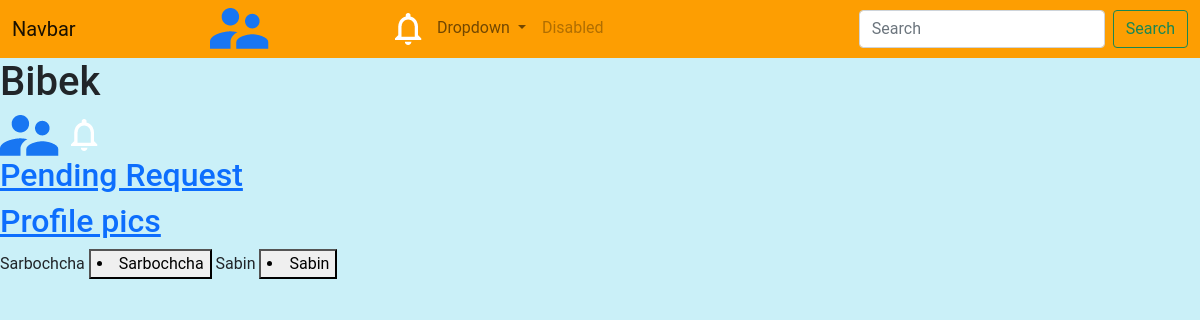
Page / (signed in) on the committed database.
### myapp/models.py (models this page shows, shortened)
class Profile(models.Model):
    first_name = models.CharField(max_length=100,blank=True)
    last_name = models.CharField(max_length=100,blank=True)
    user = models.OneToOneField(MyUser,on_delete=models.CASCADE,default='')
    bio = models.TextField(default='',blank=True,null=True)
    friends = models.ManyToManyField(MyUser,related_name = 'user_friends',blank=True)
    def __str__(self):
        return self.user.username
    def show_friends(self):
        fr = self.friends.all()
        return fr
    def get_profile(self):
        return self.profiles.all()
    def get_cover(self):
        return self.covers.all()

### account/models.py (models this page shows, shortened)
class MyUser(AbstractBaseUser,PermissionsMixin):
    email = models.EmailField(_('email address'), max_length = 40, unique= True)
    username = models.CharField(_('username'),max_length = 30,unique = True)
    first_name = models.CharField(_('first name'),max_length= 30,blank = True)
    last_name = models.CharField(_('last name'),max_length=30,blank = True)
    date_joined = models.DateTimeField(_('date joined'),default= timezone.now)
    last_login = models.DateTimeField(_('last login'),auto_now_add=True)
    is_superuser = models.BooleanField(_('is superuser'),default = False)
    is_staff = models.BooleanField(_('is staff'),default = False)
    is_active = models.BooleanField(_('is active'),default = True)
    objects = CustomUserManager()
    EMAIL_FIELD = 'email'
    USERNAME_FIELD = 'email'
    REQUIRED_FIELDS = ['username']
    class Meta:
        verbose_name = _('user')
        verbose_name_plural = _('users')
    def __str__(self):
        return self.username

### myapp/views.py (the view)
# urls.py: path('',views.HomePage,name = 'home'),
@login_required
def HomePage(request):
    profile_obj = Profile.objects.get(user=request.user)
    print(profile_obj.get_cover())
    print(profile_obj.get_profile())
    print(MyUser.objects.all())
    context = {'user':profile_obj,'friends':profile_obj.show_friends()}
    print(FriendRequest.objects.all())
    x = FriendRequest.objects.filter(from_user=Profile.objects.filter(user=request.user))
    return render(request,'myapp/home.html',context)

### templates/myapp/home.html (shortened to what this page needs)
{% extends 'myapp/base.html'%}
{% load static %}
{% block container%}
<div id='first'>
    <h1>{{user}}</h1>
    <img src="{% static 'images/friends.png'%}" alt="hello">
    <img src="{% static 'images/notification.png'%}" alt="notification">
    <h2><a href="{% url 'pending_friend_requests'%}">Pending Request</a></h2>
    <h2><a href="{% url 'profile' %}"> Profile pics </a></h2>
    <div class="row">
        <div class="col-sm-6">
            {% for x in friends%}
                {{x}}
                <button><li id="{{x}}" onclick="chatFun('{{x}}')" >{{x}}</li></button>
            {% endfor%}
        </div>
    </div>
{% endblock container%}

### static/css/chat.css (style rules this page uses)
body { background-color: #caf0f8; font-family: 'Roboto', sans-serif }

### rows in the picture
Profile: user.username "Bibek"
MyUser: username "Sarbochcha"
MyUser: username "Sabin"
